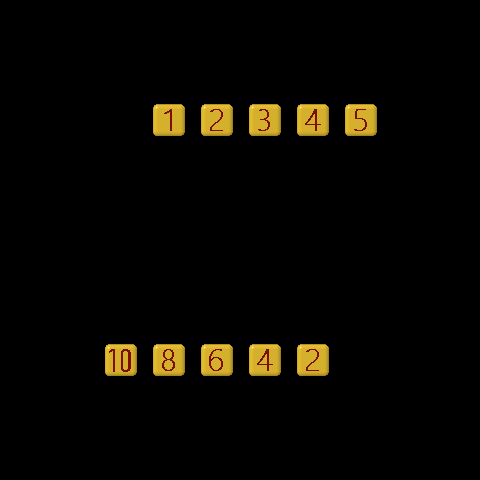

This is a level from a 2D game, rendered from its Tiled map with the project's own tilesets. A one-line summary and the complete map file follow:
An orthogonal 10x10 tile map with 48x48 px tiles, 2 tile layers (food, number).

<map version="1.2" tiledversion="1.2.5" orientation="orthogonal" renderorder="right-down" width="10" height="10" tilewidth="48" tileheight="48" infinite="0" nextlayerid="3" nextobjectid="1">
 <tileset firstgid="1" name="0_99" tilewidth="48" tileheight="48" tilecount="110" columns="10">
  <image source="0-99.png" width="480" height="528" />
  <tile id="30">
   <animation>
    <frame tileid="30" duration="200" />
    <frame tileid="31" duration="200" />
    <frame tileid="32" duration="200" />
    <frame tileid="33" duration="200" />
    <frame tileid="34" duration="200" />
    <frame tileid="35" duration="200" />
    <frame tileid="36" duration="200" />
    <frame tileid="37" duration="200" />
   </animation>
  </tile>
  <tile id="44">
   <animation>
    <frame tileid="40" duration="100" />
    <frame tileid="41" duration="100" />
    <frame tileid="42" duration="100" />
    <frame tileid="43" duration="100" />
    <frame tileid="44" duration="100" />
    <frame tileid="45" duration="100" />
    <frame tileid="46" duration="100" />
    <frame tileid="47" duration="100" />
   </animation>
  </tile>
 </tileset>
 <layer id="2" name="food" width="10" height="10">
  <data encoding="csv">
0,0,0,0,0,0,0,0,0,0,
0,0,0,0,0,0,0,0,0,0,
0,0,0,35,35,35,35,35,0,0,
0,0,0,0,0,0,0,0,0,0,
0,0,0,0,0,0,0,0,0,0,
0,0,0,0,0,0,0,0,0,0,
0,0,0,0,0,0,0,0,0,0,
0,0,35,35,35,35,35,0,0,0,
0,0,0,0,0,0,0,0,0,0,
0,0,0,0,0,0,0,0,0,0
</data>
 </layer>
 <layer id="1" name="number" width="10" height="10">
  <data encoding="csv">
0,0,0,0,0,0,0,0,0,0,
0,0,0,0,0,0,0,0,0,0,
0,0,0,2,3,4,5,6,0,0,
0,0,0,0,0,0,0,0,0,0,
0,0,0,0,0,0,0,0,0,0,
0,0,0,0,0,0,0,0,0,0,
0,0,0,0,0,0,0,0,0,0,
0,0,11,9,7,5,3,0,0,0,
0,0,0,0,0,0,0,0,0,0,
0,0,0,0,0,0,0,0,0,0
</data>
 </layer>
</map>
